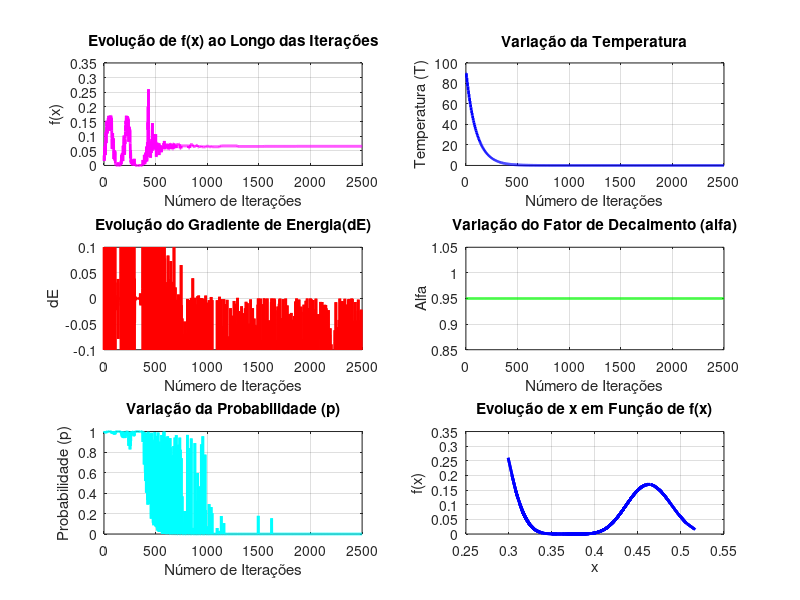
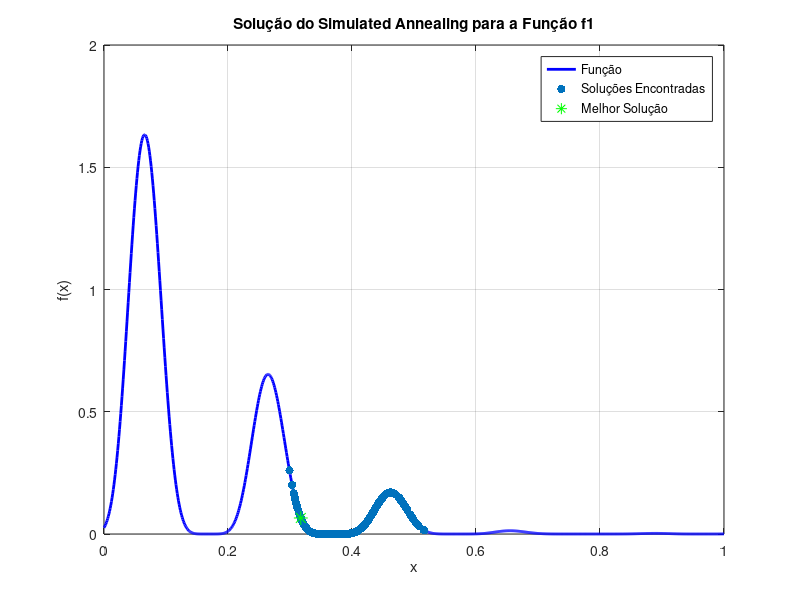

Write MATLAB code to recreate these figures, in order.
% Definir a função a ser otimizada
f1 = @(x) 4 .* sin(5 .* pi .* x + 0.5).^6 .* exp(log2((x - 0.8).^2));

% Parâmetros do Simulated Annealing
T = 90;         % Temperatura inicial
nRep = 5;      % Número de repetições para cada valor da temperatura
alfa = 0.95;     % Fator de decaimento para a temperatura

% Amplitude do espaço de pesquisa
range = 1;       % Definir a amplitude do espaço de pesquisa

% Amplitude da perturbação
x_radius = range / 100; % Manter a mesma amplitude usada na subida da colina

% Inicialização aleatória da posição inicial
x_current = rand();

% Inicializar vetores para rastrear as soluções
x_values = [];
y_values = [];
iteration_values = [];
T_values = [];
dE_values = [];
alfa_values = [];
p_values = [];

% Loop principal do Simulated Annealing
for w= 1:500

    for i = 1:nRep
        % Avaliar o valor da função na posição atual
        current_value = f1(x_current);

        % Rastrear os valores da função e as posições
        x_values = [x_values, x_current];
        y_values = [y_values, current_value];
        iteration_values = [iteration_values, (length(iteration_values) + 1)]; % Adicionar iteração
        T_values = [T_values, T];
        
        % Gerar uma nova posição na vizinhança
        x_new = x_current + x_radius * (2 * rand() - 1);

        % Verificar se a nova posição está dentro do intervalo permitido
        if x_new < 0
            x_new = 0;
        elseif x_new > 1
            x_new = 1;
        end

        % Avaliar o valor da função na nova posição
        new_value = f1(x_new);

        % Calcular a diferença de energia (gradiente)
        dE = f1(new_value) - f1(current_value);
        
        % Calcular a probabilidade de aceitar a nova posição
        p = exp(-abs(dE) / T);

        % Verificar se a nova posição é aceita
        if dE > 0 || rand() < p
            x_current = x_new; % Aceita a nova posição
        end
        
        % Rastrear valores adicionais
        dE_values = [dE_values, dE];
        alfa_values = [alfa_values, alfa];
        p_values = [p_values, p];
    end

    % Decaimento da temperatura
    T = alfa * T;
end

% Exibir o resultado
fprintf('Melhor solução encontrada: x = %.4f, f(x) = %.4f\n', x_current, f1(x_current));

% Gráfico na mesma figura
figure;

% Gráfico 1: f(x) em função das iterações
subplot(3, 2, 1);
plot(iteration_values, y_values, 'm', 'LineWidth', 2);
xlabel('Número de Iterações');
ylabel('f(x)');
title('Evolução de f(x) ao Longo das Iterações');
grid on;

% Gráfico 2: Número de iterações em função da temperatura
subplot(3, 2, 2);
plot(iteration_values, T_values, 'b', 'LineWidth', 2);
xlabel('Número de Iterações');
ylabel('Temperatura (T)');
title('Variação da Temperatura');
grid on;
axis([0 length(T_values) 0 100]);


% Gráfico 3: Número de iterações em função do gradiente de energia (dE)
subplot(3, 2, 3);
plot(iteration_values, dE_values, 'r', 'LineWidth', 2);
xlabel('Número de Iterações');
ylabel('dE');
title('Evolução do Gradiente de Energia(dE)');
ylim([-0.1, 0.1]); % Definir o intervalo no eixo y
grid on;


% Gráfico 4: Número de iterações em função de Alfa (Fator de decaimento para a temperatura)
subplot(3, 2, 4);
plot(iteration_values, alfa_values, 'g', 'LineWidth', 2);
xlabel('Número de Iterações');
ylabel('Alfa');
title('Variação do Fator de Decaimento (alfa)');
grid on;

% Gráfico 5: Número de iterações em função da probabilidade (p)
subplot(3, 2, 5);
plot(iteration_values, p_values, 'c', 'LineWidth', 2);
xlabel('Número de Iterações');
ylabel('Probabilidade (p)');
title('Variação da Probabilidade (p)');
grid on;
xlim([0 length(x_values)]);
ylim([0 1]);

% Gráfico 6: x em função de f(x)
subplot(3, 2, 6);
plot(x_values, y_values, 'b', 'LineWidth', 2);
xlabel('x');
ylabel('f(x)');
title('Evolução de x em Função de f(x)');
grid on;

% Gráfico da função e solução encontrada
figure;
xx=linspace(0,1 , 1000);
plot(xx, f1(xx), 'b', 'LineWidth', 2); % Linha da função
hold on;
scatter(x_values, y_values, 'ro', 'filled'); % Pontos das soluções
plot(x_current, f1(x_current), 'g*', 'MarkerSize', 10); % Melhor solução
xlabel('x');
ylabel('f(x)');
title('Solução do Simulated Annealing para a Função f1');
legend('Função', 'Soluções Encontradas', 'Melhor Solução', 'Location', 'Best');
ylim([0 2.0]);
grid on;
hold off;
